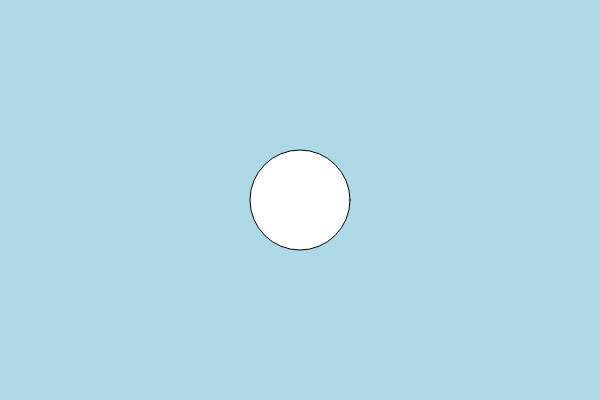
Frame 1 (no input)
Frame 60 (no input): identical to frame 1, image omitted
Frame 120 (the mouse pressed at the canvas centre since frame 60): identical to frame 1, image omitted

The p5.js sketch that drew this single still picture (run headless with seeded random() and noise() and a simulated clock; from frame 60 on, the mouse is pressed at the canvas centre):

// p5.js sketch
// ── sketch.js
function setup() {
    createCanvas(600, 400);
}

function draw() {
    background("lightblue");
    circle(300, 200, 100);
	
}
// ── project.html
<!DOCTYPE html>
<html> <body>
    <head>
	<title>MMP 210 Self Portrait</title>
	<link rel="stylesheet" type="text/css" href="style.css">
	<meta charset="utf-8">
</head>
<body id="home">
	<h1>Self Portrait Alex Romero</h1>
	<ul>
		<li class="link"><a href="../index.html">Home</a></li>
		<li> <a herf="variables">Self Portrait with Variables</a></li>
	</ul>
    
    <script src="p5.min.js"></script>
    <script src="sketch.js"></script>
       </body>

</html>
    
    
